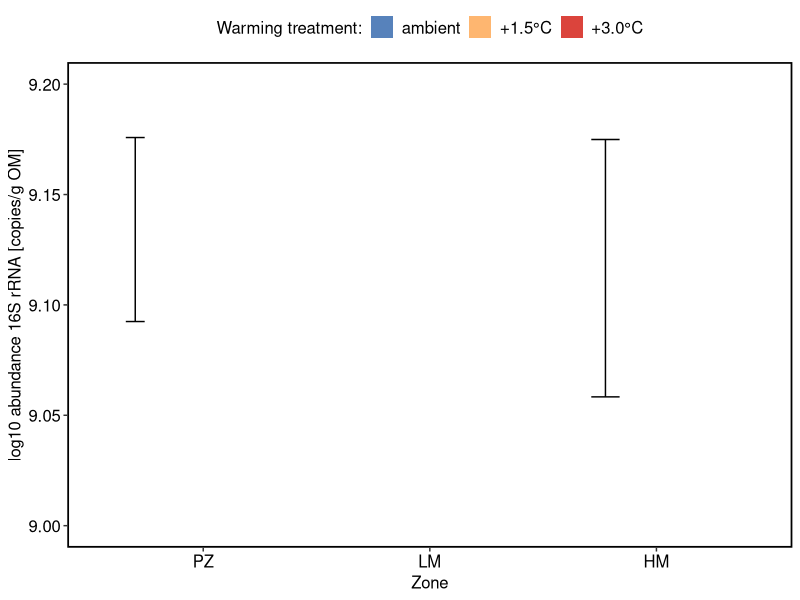

Here is the R script that generated this plot:
## ---- chunk 1
#install.packages("tidyverse")
#install.packages("ggplot2")
#install.packages("ggpubr")
#install.packages("lme4")
#install.packages("car")
#install.packages("emmeans")
#install.packages("here")
## ---- chunk 2
library(tidyverse)
library(ggplot2)
library(ggpubr)
library(lme4)
library(car)
library(emmeans)
library(here)
## ---- chunk 3
# Set working directory
setwd("./")

df_eub  <- read.delim(here("data", "qpcr", "df_copies_EUB.txt"), dec=".", sep="\t")
## ---- chunk 4
# Creates a theme for all plots in this study 
theme_JM <- theme(
  axis.title.x      = element_text(colour = "black", size = 12),
  axis.text.x       = element_text(colour = "black", size = 12), 
  axis.title.y      = element_text(colour = "black", size = 12),
  axis.text.y       = element_text(colour = "black", size = 12), 
  legend.title      = element_text(colour = "black", size = 12),
  legend.text       = element_text(colour = "black", size = 12), 
  legend.position   = "top",
  panel.background  = element_blank(), 
  panel.border      = element_rect(colour = "black", fill = NA, size = 1.2),
  legend.key        = element_blank(),
  strip.text.x      = element_text(colour = "black", size = 12),
  strip.text.y      = element_text(colour = "black", size = 12)
)
## ---- chunk 5
# Correctly format all factors
df_eub$Depth <- recode_factor(df_eub$Depth, "0-10" = "0-10 cm", "20-30" = "20-30 cm")  
df_eub$Treatment <- as.factor(df_eub$Treatment)
df_eub$Zone <- as.factor(df_eub$Zone)
df_eub$Treatment <- recode_factor(df_eub$Treatment, "ambient" = "ambient", "1.5C" = "+1.5°C", "3.0C" = "+3.0°C")
df_eub$Zone <- factor(df_eub$Zone, levels = c("PZ", "LM", "HM"))
## ---- chunk 6
plot_qpcr_bar_eub <- ggplot(df_eub, aes(x = Zone, y = log10_copies, fill = Treatment)) +
  stat_summary(fun = mean, geom = "bar", position = position_dodge(width = 0.9), alpha = 0.9, width = 0.7) +
  stat_summary(fun.data = mean_se, geom = "errorbar", position = position_dodge(width = 0.9), width = 0.25, color = "black") +
  scale_fill_manual(values = c("ambient" = "#4575B4", "+1.5°C" = "#FDAE61", "+3.0°C" = "#D73027"), name = "Warming treatment:") +
  labs(fill = "Treatment", y = "log10 abundance 16S rRNA [copies/g OM]", x = "Zone") +
  theme_JM +
  ylim(9, 9.2)
## ---- chunk 7
# Remove the root-barrier samples from the dataframe.
df_eub <- df_eub %>% 
  mutate(core_id = paste0(Plot, Subplot)) %>%
  filter(Subplot == "ctr")

stat_model_eub <- lmer(log10_copies ~ Treatment * Zone + (1|core_id), data = df_eub)
stat_res_eub <- Anova(stat_model_eub, type = 3)
stat_emm_eub <- emmeans(stat_model_eub, ~ Treatment | Zone)
stat_pairs_eub <- pairs(stat_emm_eub)

cat("\nANOVA EUB:\n")
print(stat_res_eub)
cat("\nPairwise Comparisons:\n")
print(stat_pairs_eub)
## ---- chunk 8
df_eub_summary <- df_eub %>%
  group_by(Zone, Treatment) %>%
  summarise(
    mean_abundance = mean(log10_copies, na.rm = TRUE),
    se_abundance = sd(log10_copies, na.rm = TRUE)/sqrt(n()),
    n = n(),
    .groups = "drop"
  )
df_eub_summary <- df_eub_summary %>%
  mutate(mean_se = paste0(round(mean_abundance, 2), " ± ", round(se_abundance, 2), " (n=", n, ")"))
print(df_eub_summary)

df_qpcr_sum  <- df_eub  %>%
  mutate(plotid = as.factor(Plot)) %>%
  group_by(plotid) %>%
  summarise("Abundance" = mean(log10_copies, na.rm=TRUE)) %>%
  ungroup()
print(df_qpcr_sum)
## ---- chunk 9
# tidyverse: Wickham, H., Bryan, J., François, R., Henry, L., Müller, K., Pedersen, T. L., & Takahashi, K. (2024). tidyverse: Easily Install and Load the 'Tidyverse'. R package version 2.0.0. https://CRAN.R-project.org/package=tidyverse
# ggplot2: Wickham, H., Chang, W., Henry, L., Pedersen, T. L., Takahashi, K., Wilke, C., Woo, K., & Yutani, H. (2024). ggplot2: Create Elegant Data Visualisations Using the Grammar of Graphics. R package version 3.5.1. https://CRAN.R-project.org/package=ggplot2
# ggpubr: Kassambara, A. (2024). ggpubr: 'ggplot2' Based Publication Ready Plots. R package version 0.6.0. https://CRAN.R-project.org/package=ggpubr
# lme4: Bates, D., Mächler, M., Bolker, B., & Walker, S. (2024). lme4: Linear Mixed-Effects Models using 'Eigen' and S4. R package version 1.1-35. https://CRAN.R-project.org/package=lme4
# car: Fox, J. & Weisberg, S. (2024). car: Companion to Applied Regression. R package version 3.1-2. https://CRAN.R-project.org/package=car
# emmeans: Lenth, R. V. (2024). emmeans: Estimated Marginal Means, aka Least-Squares Means. R package version 1.10.2. https://CRAN.R-project.org/package=emmeans
# here: Müller, K. & Bryan, J. (2024). here: A Simpler Way to Find Your Files. R package version 1.0.1. https://CRAN.R-project.org/package=here
